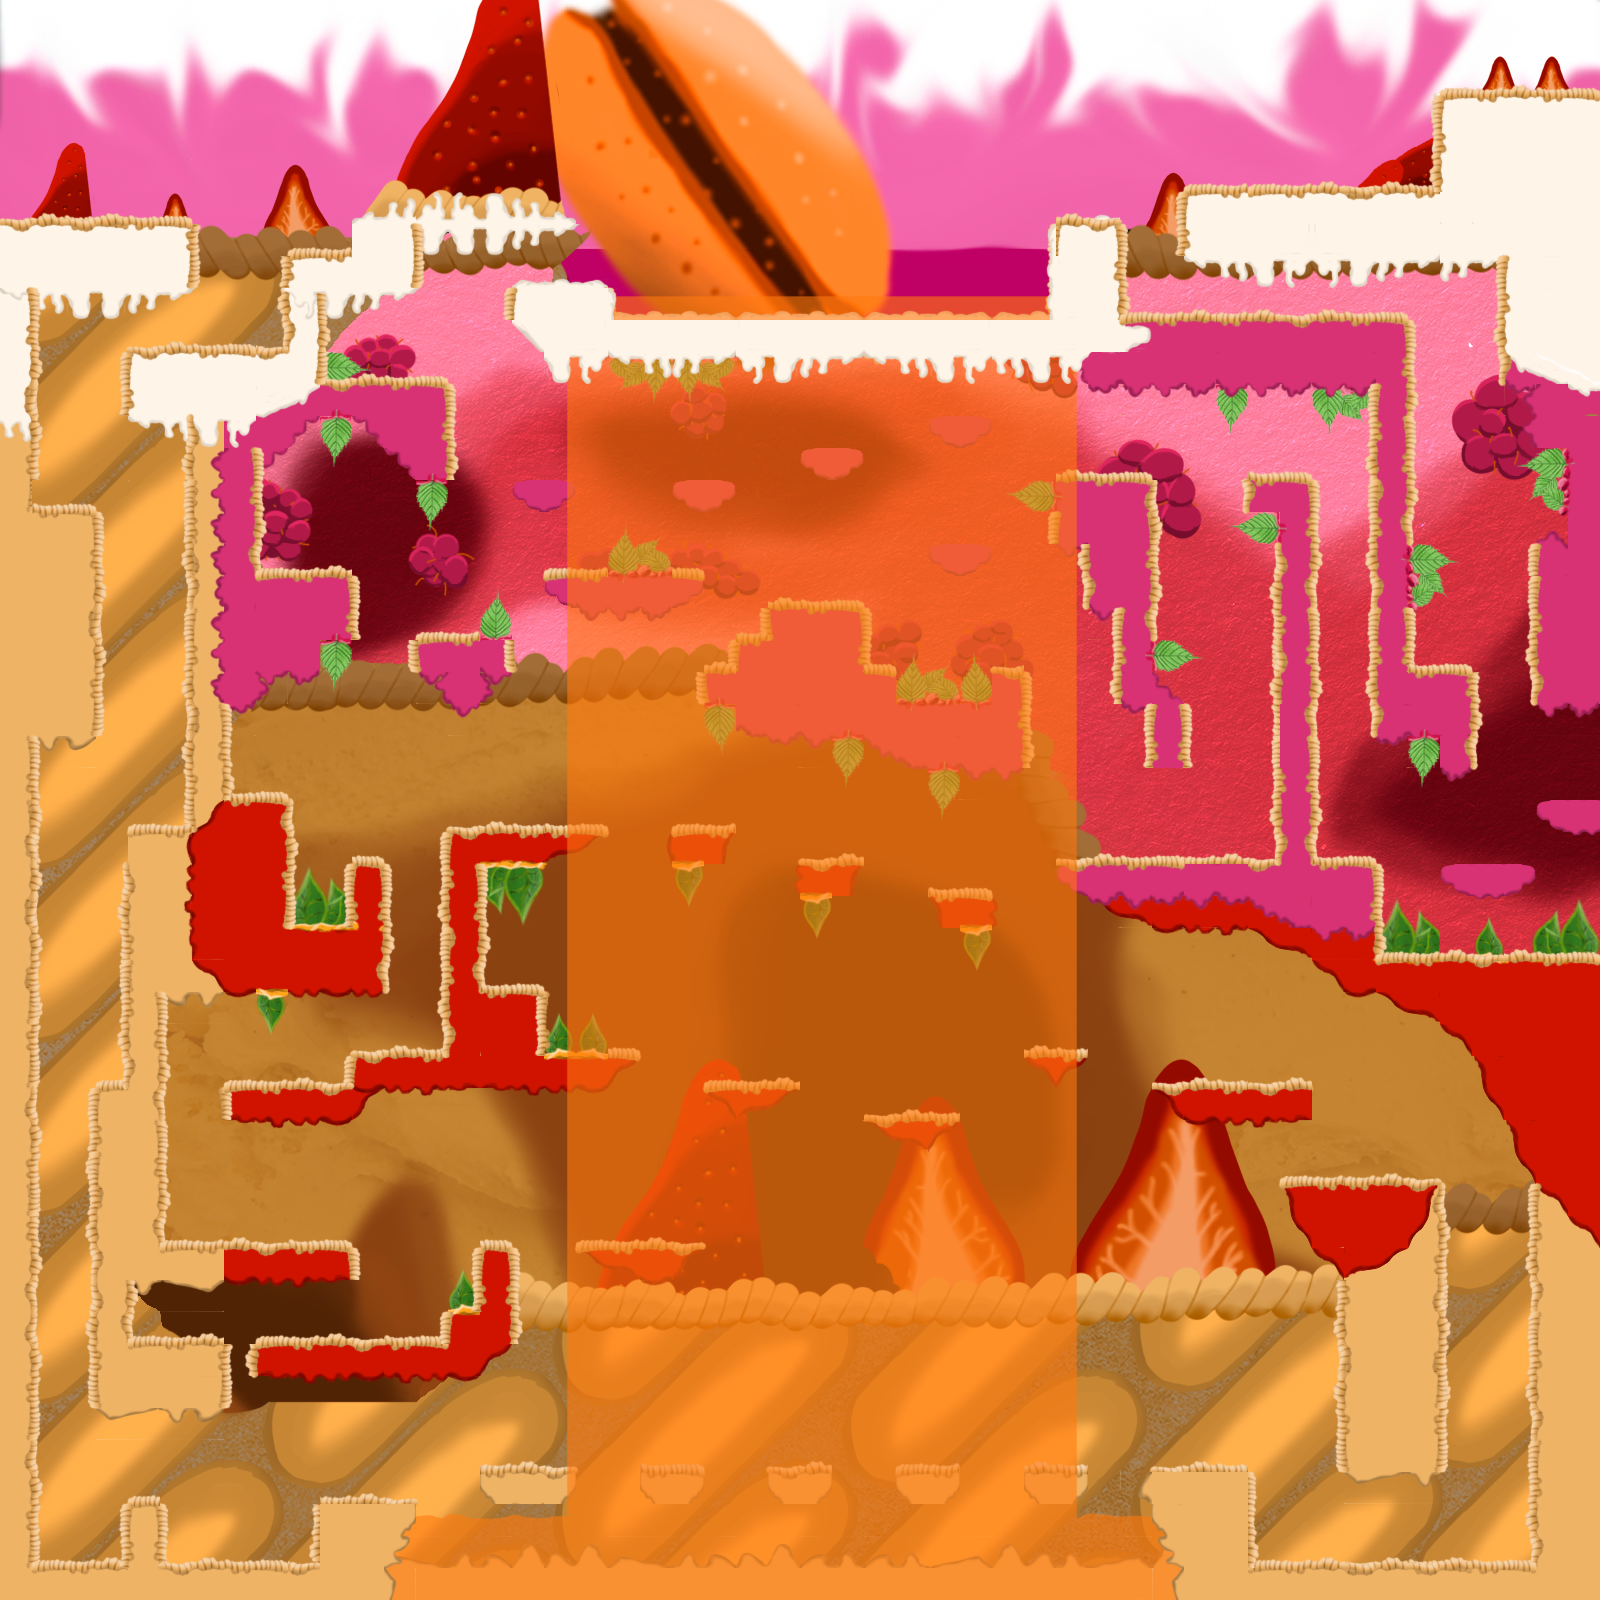

Below is a game level as drawn by its tile map, then a one-line description and the .tmx that defines it (tile-layer data replaced by summaries):
An orthogonal 50x50 tile map with 32x32 px tiles, 7 tile layers (terrain, Cosmetics, dangers_passifs, Cosmetics_Pratique, ...), 1 hidden layer not drawn, 5 image layers and 84 objects.

<map version="1.9" tiledversion="1.9.2" orientation="orthogonal" renderorder="right-down" width="50" height="50" tilewidth="32" tileheight="32" infinite="0" nextlayerid="34" nextobjectid="101">
 <editorsettings>
  <export target="../../assets/map.json" format="json" />
 </editorsettings>
 <tileset firstgid="1" source="Tiles.tsx" />
 <layer id="12" name="Tileset" width="50" height="50" visible="0" locked="1" opacity="0.4">
  <data>[2500 cells, 840 non-empty, 98 distinct tile ids]</data>
 </layer>
 <imagelayer id="32" name="Calque d'Images 4">
  <image source="../Visuel/Backgrounds/Biscuit.png" width="1600" height="1600" />
 </imagelayer>
 <imagelayer id="31" name="Calque d'Images 3">
  <image source="../Visuel/Backgrounds/Framboisier.png" width="1600" height="1600" />
 </imagelayer>
 <imagelayer id="29" name="Calque d'Images 1">
  <image source="../Visuel/Backgrounds/Fraisier.png" width="1600" height="1600" />
 </imagelayer>
 <imagelayer id="30" name="Calque d'Images 2">
  <image source="../Visuel/Backgrounds/Surface.png" width="1600" height="1600" />
 </imagelayer>
 <layer id="18" name="terrain" width="50" height="50">
  <data>[2500 cells, 644 non-empty, 77 distinct tile ids]</data>
 </layer>
 <objectgroup id="27" name="platforms" visible="0">
  <object id="11" x="864" y="1120" width="32" height="32" />
  <object id="12" x="896" y="1120" width="32" height="32" />
  <object id="13" x="928" y="1120" width="32" height="32" />
  <object id="14" x="1024" y="1056" width="32" height="32" />
  <object id="15" x="1056" y="1056" width="32" height="32" />
  <object id="16" x="704" y="1088" width="32" height="32" />
  <object id="17" x="736" y="1088" width="32" height="32" />
  <object id="18" x="768" y="1088" width="32" height="32" />
  <object id="19" x="576" y="1248" width="32" height="32" />
  <object id="20" x="608" y="1248" width="32" height="32" />
  <object id="21" x="640" y="1248" width="32" height="32" />
  <object id="22" x="672" y="1248" width="32" height="32" />
  <object id="23" x="608" y="1056" width="32" height="32" />
  <object id="25" x="672" y="480" width="32" height="32" />
  <object id="26" x="704" y="480" width="32" height="32" />
  <object id="27" x="800" y="448" width="32" height="32" />
  <object id="28" x="832" y="448" width="32" height="32" />
  <object id="29" x="928" y="416" width="32" height="32" />
  <object id="30" x="960" y="416" width="32" height="32" />
  <object id="31" x="928" y="544" width="32" height="32" />
  <object id="32" x="960" y="544" width="32" height="32" />
  <object id="35" x="544" y="480" width="32" height="32" />
  <object id="36" x="512" y="480" width="32" height="32" />
  <object id="37" x="672" y="832" width="32" height="32" />
  <object id="38" x="704" y="832" width="32" height="32" />
  <object id="39" x="800" y="864" width="32" height="32" />
  <object id="40" x="832" y="864" width="32" height="32" />
  <object id="41" x="928" y="896" width="32" height="32" />
  <object id="42" x="960" y="896" width="32" height="32" />
  <object id="43" x="1440" y="864" width="32" height="32" />
  <object id="44" x="1472" y="864" width="32" height="32" />
  <object id="45" x="1504" y="864" width="32" height="32" />
  <object id="46" x="1536" y="800" width="32" height="32" />
  <object id="49" x="1568" y="800" width="32" height="32" />
  <object id="50" x="-432" y="486" />
 </objectgroup>
 <layer id="19" name="Cosmetics" width="50" height="50">
  <data>[2500 cells, 401 non-empty, 62 distinct tile ids]</data>
 </layer>
 <layer id="13" name="dangers_passifs" width="50" height="50" locked="1">
  <data>[2500 cells, 182 non-empty, 33 distinct tile ids]</data>
 </layer>
 <objectgroup id="28" name="Danger_Hitboxes" visible="0">
  <object id="51" x="544" y="1024" width="32" height="32" />
  <object id="52" x="576" y="1024" width="32" height="32" />
  <object id="53" x="480" y="864" width="32" height="32" />
  <object id="54" x="512" y="864" width="32" height="32" />
  <object id="55" x="672" y="864" width="32" height="32" />
  <object id="56" x="800" y="896" width="32" height="32" />
  <object id="57" x="960" y="928" width="32" height="32" />
  <object id="58" x="928" y="768" width="32" height="32" />
  <object id="59" x="896" y="672" width="32" height="32" />
  <object id="60" x="928" y="672" width="32" height="32" />
  <object id="61" x="960" y="672" width="32" height="32" />
  <object id="62" x="832" y="736" width="32" height="32" />
  <object id="63" x="704" y="704" width="32" height="32" />
  <object id="64" x="1376" y="928" width="32" height="32" />
  <object id="65" x="1408" y="928" width="32" height="32" />
  <object id="66" x="1472" y="928" width="32" height="32" />
  <object id="67" x="1536" y="928" width="32" height="32" />
  <object id="68" x="1568" y="928" width="32" height="32" />
  <object id="69" x="1408" y="736" width="32" height="32" />
  <object id="70" x="1152" y="640" width="32" height="32" />
  <object id="71" x="1248" y="512" width="32" height="32" />
  <object id="72" x="1408" y="544" width="32" height="32" />
  <object id="73" x="1408" y="576" width="32" height="32" />
  <object id="74" x="1536" y="480" width="32" height="32" />
  <object id="75" x="1536" y="448" width="32" height="32" />
  <object id="76" x="1344" y="384" width="32" height="32" />
  <object id="77" x="1312" y="384" width="32" height="32" />
  <object id="78" x="1216" y="384" width="32" height="32" />
  <object id="79" x="1024" y="480" width="32" height="32" />
  <object id="80" x="704" y="352" width="32" height="32" />
  <object id="81" x="672" y="352" width="32" height="32" />
  <object id="82" x="640" y="352" width="32" height="32" />
  <object id="83" x="608" y="352" width="32" height="32" />
  <object id="84" x="480" y="608" width="32" height="32" />
  <object id="85" x="416" y="480" width="32" height="32" />
  <object id="86" x="320" y="416" width="32" height="32" />
  <object id="87" x="320" y="352" width="32" height="32" />
  <object id="88" x="288" y="896" width="32" height="32" />
  <object id="89" x="320" y="896" width="32" height="32" />
  <object id="92" x="256" y="992" width="32" height="32" />
  <object id="93" x="448" y="1280" width="32" height="32" />
  <object id="95" x="320" y="640" width="32" height="32" />
  <object id="99" x="608" y="544" width="32" height="32" />
  <object id="100" x="640" y="544" width="32" height="32" />
 </objectgroup>
 <layer id="22" name="Cosmetics_Pratique" width="50" height="50">
  <data>[2500 cells, 452 non-empty, 34 distinct tile ids]</data>
 </layer>
 <layer id="23" name="Cosmetics_Pratique_2" width="50" height="50">
  <data>[2500 cells, 530 non-empty, 24 distinct tile ids]</data>
 </layer>
 <layer id="24" name="Cosmetics_Pratique_3" width="50" height="50">
  <data>[2500 cells, 434 non-empty, 23 distinct tile ids]</data>
 </layer>
 <imagelayer id="33" name="Calque d'Images 5">
  <image source="../Visuel/Backgrounds/Cascade.png" width="1600" height="1600" />
 </imagelayer>
 <layer id="26" name="Cosmetics_Cascade" width="50" height="50">
  <data>[2500 cells, 84 non-empty, 30 distinct tile ids]</data>
 </layer>
 <objectgroup id="25" name="new_mechanics">
  <object id="1" x="64" y="1504" width="32" height="32" />
  <object id="2" x="1472" y="1504" width="32" height="32" />
  <object id="3" x="1216" y="800" width="32" height="32" />
  <object id="96" x="160" y="160" width="32" height="32" />
  <object id="98" x="1504" y="32" width="32" height="32" />
 </objectgroup>
</map>
